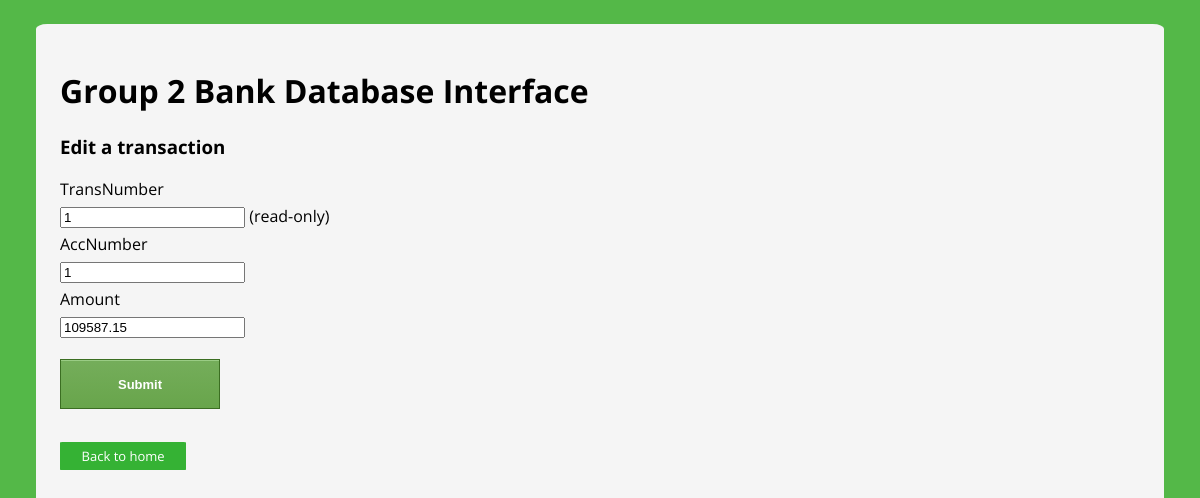
Page /bank_web_interface/transactions/update-single.php?id=1 on the committed database.
### tables this page shows
CREATE TABLE Transactions (
    transNumber INT NOT NULL AUTO_INCREMENT,
    accNumber INT,
    amount DOUBLE DEFAULT 0.00,
    PRIMARY KEY (transNumber, accNumber),
    FOREIGN KEY (accNumber) REFERENCES Account (accNumber)
);

### common.php (called while the page is built, shortened)
<?php
function escape($html)
{
    return htmlspecialchars($html, ENT_QUOTES | ENT_SUBSTITUTE, "UTF-8");
}

### bank_web_interface/transactions/update-single.php (the view, shortened to what this page needs)
<?php
require "../../common.php";
require "./validateTransactionInput.php";
if (isset($_GET['id'])) {
    try {
        $connection = new PDO($dsn, $username, $password, $options);
        $id = $_GET['id'];
        $sql = "SELECT * FROM Transactions WHERE transNumber = :id";
        $statement = $connection->prepare($sql);
        $statement->bindValue(':id', $id);
        $statement->execute();
        $transaction = $statement->fetch(PDO::FETCH_ASSOC);
    } catch (PDOException $error) {
        echo $sql . "<br>" . $error->getMessage();
        isManagerSINValid($error);
    }
} else {
    echo "Something went wrong!";
    exit;
}
function renderInputType($key)
{
    if ($key == 'amount') {
        echo "number";
    } else {
        echo 'text';
    }
}
?>
<?php
    include "../templates/header.php";
?>
<h3>Edit a transaction</h3>
<form method="post">
  <?php foreach ($transaction as $key => $value) : ?>
    <label for="<?php echo $key; ?>">
        <?php echo ucfirst($key); ?>
    </label>
    <input
    type="<?php renderInputType($key) ?>"
    step="<?php if ($key == 'amount') {
    echo '0.01';
} ?>"
    name="<?php echo $key; ?>"
    id="<?php echo $key; ?>"
    value="<?php echo escape($value); ?>">
    <?php echo($key === 'transNumber' ? '(read-only)' : null); ?>
  <?php endforeach; ?>
  <input type="submit" name="submit" value="Submit">
</form>
<a href="../index.php">Back to home</a>
<?php require "../templates/footer.php"; ?>

### bank_web_interface/css/style.css (style rules this page uses)
HTML { background-color: #003F2D; background-color: #54B848; }
body { background-color: whitesmoke; width: 90%; margin: 2% auto; padding: 2%; font-family: 'Open Sans', sans-serif; border-radius: 1%; }
label { display: block; margin: 5px 0; }
input[type="submit"] { box-shadow:inset 0px 1px 0px 0px #9acc85; background:linear-gradient(to bottom, #74ad5a 5%, #68a54b 100%); background-color:#74ad5a; border:1px solid #3b6e22; display:block; margin: 2% 0; width: 160px; height: 50px; cursor:pointer; color:#ffffff; font-family:Arial; font-size:13px; font-weight:bold; padding:6px 12px; text-decoration:none; }
a { text-decoration: none; background-color: #35B234; color: white; font-size: small; display: inline-block; border-radius: 2%; padding: .5% 2%; margin: 1% 0; }

### rows in the picture
transactions: transNumber "1", accNumber "1", amount "109587.15"

### other values in the picture
$key "TransNumber"
$key "AccNumber"
$key "Amount"
